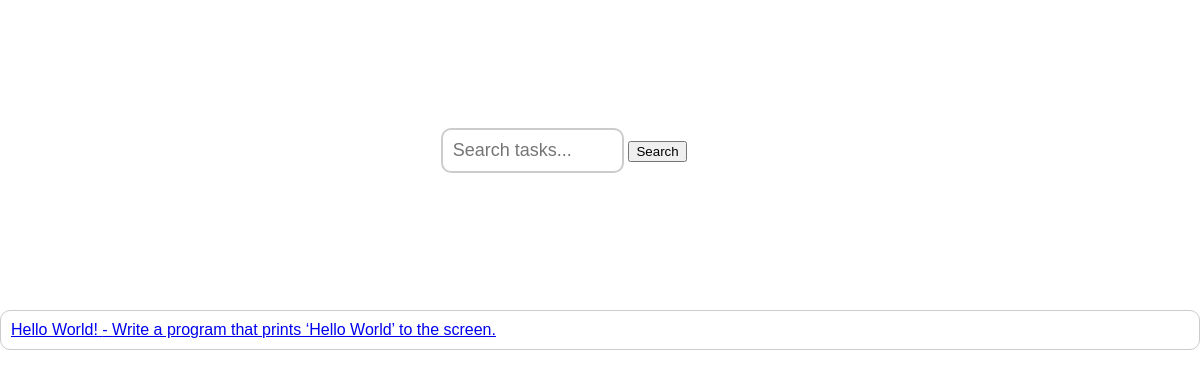
The page /search_tasks on the database as committed earlier.
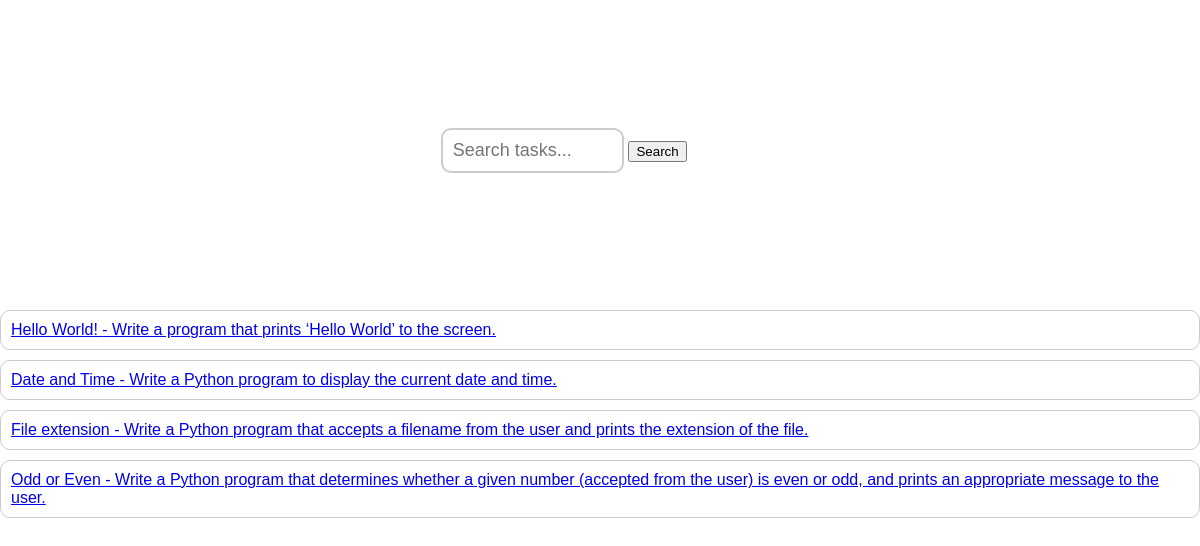
The same page on the database as committed later.
### CodeQuestsApp/models.py (models this page shows, shortened)
class Task(models.Model):
    name = models.CharField(max_length=80)
    text = models.CharField(max_length=500)
    ai_generated = models.BooleanField(default=False)
    correct_output = models.CharField(max_length=100)
    very_easy = 'V'
    easy = 'E'
    medium = 'M'
    hard = 'H'
    realy_hard = 'R'
    difficulty = [
        (very_easy, 'Very Easy'),
        (easy, 'Easy'),
        (medium, 'Medium'),
        (hard, 'Hard'),
        (realy_hard, 'Really Hard'),
    ]
    difficulty_level = models.CharField(max_length=1, choices=difficulty, default=medium)

### CodeQuestsApp/views.py (the view)
# urls.py: path('search_tasks', views.search_tasks, name="search_tasks"),
def search_tasks(request):
    query = request.GET.get('q')
    if query:
        tasks = Task.objects.filter(name__icontains=query) | Task.objects.filter(text__icontains=query)
    else:
        tasks = Task.objects.all()
    context = {
        'tasks': tasks,
        'query': query
    }
    return render(request, 'search_tasks.html', context)

### templates/search_tasks.html (shortened to what this page needs)
{% load static %}
<!DOCTYPE html>
<html>
  <head>
        <link rel="stylesheet" href="{% static 'css/search_tasks.css' %}">
  </head>
  <body>
    <div id="search-container">
      <form action="{% url 'search_tasks' %}" method="get">
        <input type="text" id="search-bar" name="q" placeholder="Search tasks...">
        <button type="submit">Search</button>
      </form>
    </div>
    <ul id="tasks">
      {% for task in tasks %}
        <li><a href="/solve_task/{{task.id}}">{{ task.name }} - {{ task.text }}</a></li>
      {% empty %}
        <li>No tasks found.</li>
      {% endfor %}
    </ul>
  </body>
</html>

### static/css/search_tasks.css (style rules this page uses)
body { font-family: Arial, sans-serif; margin: 0; padding: 0; }
#search-container { display: flex; justify-content: center; align-items: center; height: 300px; }
#search-bar { padding: 10px; font-size: 18px; border: 2px solid #ccc; border-radius: 10px; outline: none; width: 50%; max-width: 500px; }
#tasks { margin-top: 10px; list-style: none; padding: 0; }
#tasks li { margin-bottom: 10px; padding: 10px; border: 1px solid #ccc; border-radius: 10px; }

Rows that differ between the two databases and show on the page:
added Task: name "Date and Time", text "Write a Python program to display the current date and time."
added Task: name "File extension", text "Write a Python program that accepts a filename from the user and prints the extension of the file."
added Task: name "Odd or Even", text "Write a Python program that determines whether a given number (accepted from the user) is even or odd, and prints an appropriate message to the user."
